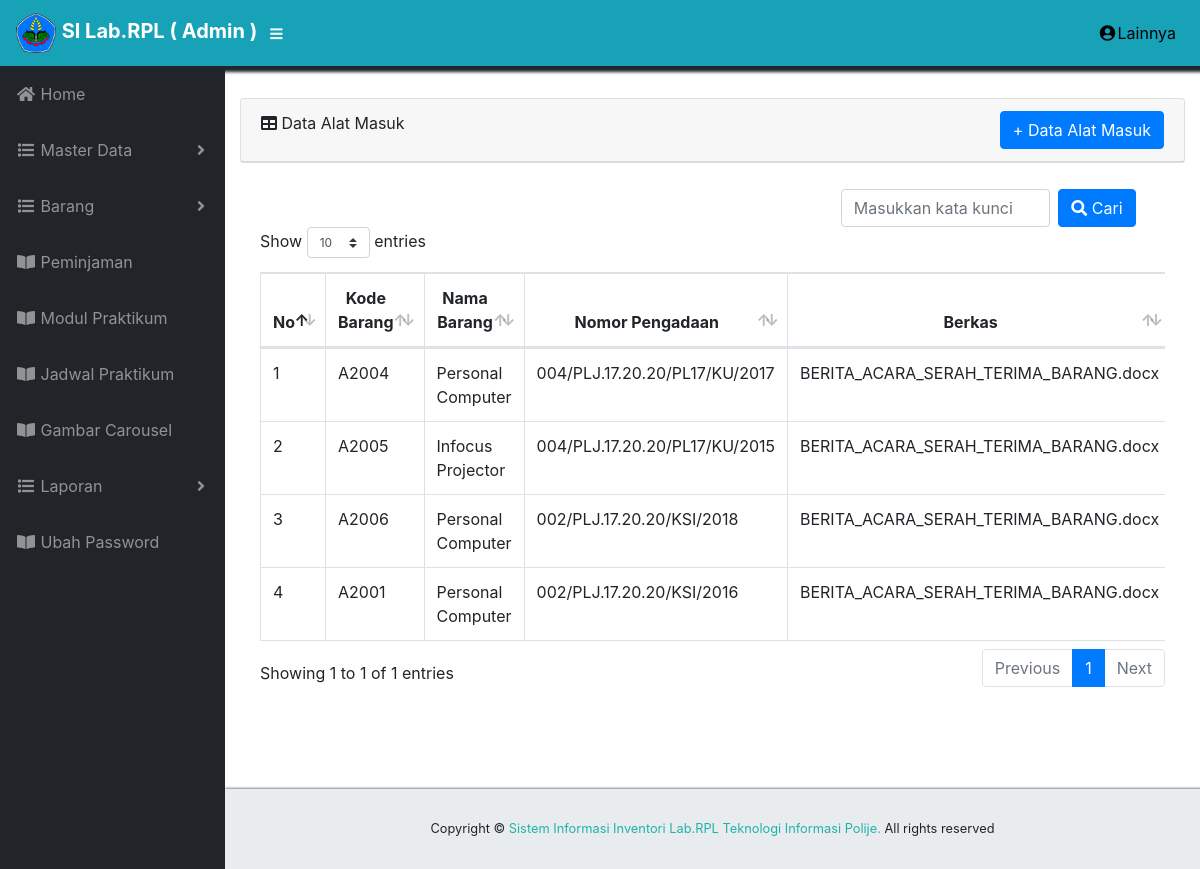
Page /index.php/admin/c_alatmasuk on the committed database.
### tables this page shows
CREATE TABLE `tb_alatmasuk` (
  `id_alatmasuk` int(11) NOT NULL,
  `kode_barang` varchar(20) NOT NULL,
  `nama_barang` varchar(30) NOT NULL,
  `nomor_pengadaan` varchar(30) NOT NULL,
  `document` varchar(200) NOT NULL,
  `id_spesifikasi` int(11) NOT NULL,
  `id_kondisi` int(11) NOT NULL,
  `jumlah` int(11) NOT NULL,
  `sumber_barang` varchar(60) NOT NULL,
  `tanggal_masuk` date NOT NULL
);

### application/controllers/admin/C_alatmasuk.php (called while the page is built, shortened)
<?php
class C_alatmasuk extends CI_Controller{
	   function __construct(){
	   $this->load->model("m_alatmasuk");
	   $this->load->model("m_kondisi");
	   $this->load->model("m_spesifikasi");
       $this->load->library('form_validation');
	   $this->load->library('session');
	}
	public function index(){
	  $data["alat_masuk"] = $this->m_alatmasuk->index();
	  $this->load->view("admin/v_alatmasuk", $data);
	}
}

### index.php (called while the page is built, shortened)
<?php
require_once BASEPATH.'core/CodeIgniter.php';

### application/models/M_alatmasuk.php (called while the page is built, shortened)
<?php defined('BASEPATH') OR exit('No direct script access allowed');
class M_alatmasuk extends CI_Model {
    public function index(){
      $this->db->select('*');
      $this->db->from  ('tb_alatmasuk');
      $this->db->join  ('tb_spesifikasi', 'tb_spesifikasi.id_spesifikasi = tb_alatmasuk.id_spesifikasi');
      $this->db->join  ('kondisi_barang', 'kondisi_barang.id_kondisi = tb_alatmasuk.id_kondisi');
      $this->db->order_by('tanggal_masuk', 'desc');
        $query= $this->db->get();
        return $query->result();
    }
}

### application/views/admin/v_alatmasuk.php (the view, shortened to what this page needs)
<!DOCTYPE html>
<html lang="en">
   <div id="content-wrapper">
   <div class="container-fluid">
	<div class="card mb-3">
    <div class="card-header">
    <i class="fas fa-table"></i>
	 Data Alat Masuk
    <a href="<?php echo base_url('admin/c_alatmasuk/tambah') ?>">
	<button name="tambah" type="button" class="btn btn-primary col-xs-3 float-right"> + Data Alat Masuk</button></a>
    </div>
    </div>
	<?php echo form_open('admin/c_alatmasuk/search') ?>
    <div class="row float-right"  style="padding-left: 35px; padding-top: 10px;">
    <input type="text" name="keyword" class="col-md-7 mr-2 form-control" placeholder="Masukkan kata kunci">
    <button type="submit" name="search_submit" class="btn btn-primary"><i class="fas fa-search" ></i> Cari</button>
    <?php echo form_close() ?>
	</div>
		<div class="card-body">
				<div class="table-responsive mt-2">
					<table class="table table-bordered" id="dataTable" width="100%" cellspacing="0">
						<thead >
							<tr>
								<th style="text-align: center" >No</th>
								<th style="text-align: center" >Kode Barang</th>
								<th style="text-align: center" >Nama Barang</th>
								<th style="text-align: center" >Nomor Pengadaan</th>
								<th style="text-align: center" >Berkas</th>
							</tr>
						</thead>
						<?php $no = 1; foreach ( $alat_masuk as $masuk ) :?>
							<tbody>
								<tr>
									<td><?php echo $no++; ?></td>
									<td><?php echo $masuk->kode_barang?></td>
									<td><?php echo $masuk->nama_barang?></td>
									<td><?php echo $masuk->nomor_pengadaan?></td>
									<td><?php echo $masuk->document?></td>
								</tr>
							</tbody>
						<?php endforeach;?>
					</table>
				</div>
			</div>
		</div>
	</div>
	</html>

### css/sb-admin.css (style rules this page uses)
html { position: relative; min-height: 100%; }
body { height: 100%; }
#wrapper #content-wrapper { overflow-x: hidden; width: 100%; padding-top: 1rem; padding-bottom: 80px; }
:root { --input-padding-x: 0.75rem; --input-padding-y: 0.75rem; }

### rows in the picture
tb_alatmasuk: kode_barang "A2004", nama_barang "Personal Computer", nomor_pengadaan "004/PLJ.17.20.20/PL17/KU/2017", document "BERITA_ACARA_SERAH_TERIMA_BARANG.docx"
tb_alatmasuk: kode_barang "A2005", nama_barang "Infocus Projector", nomor_pengadaan "004/PLJ.17.20.20/PL17/KU/2015", document "BERITA_ACARA_SERAH_TERIMA_BARANG.docx"
tb_alatmasuk: kode_barang "A2006", nama_barang "Personal Computer", nomor_pengadaan "002/PLJ.17.20.20/KSI/2018", document "BERITA_ACARA_SERAH_TERIMA_BARANG.docx"
tb_alatmasuk: kode_barang "A2001", nama_barang "Personal Computer", nomor_pengadaan "002/PLJ.17.20.20/KSI/2016", document "BERITA_ACARA_SERAH_TERIMA_BARANG.docx"
